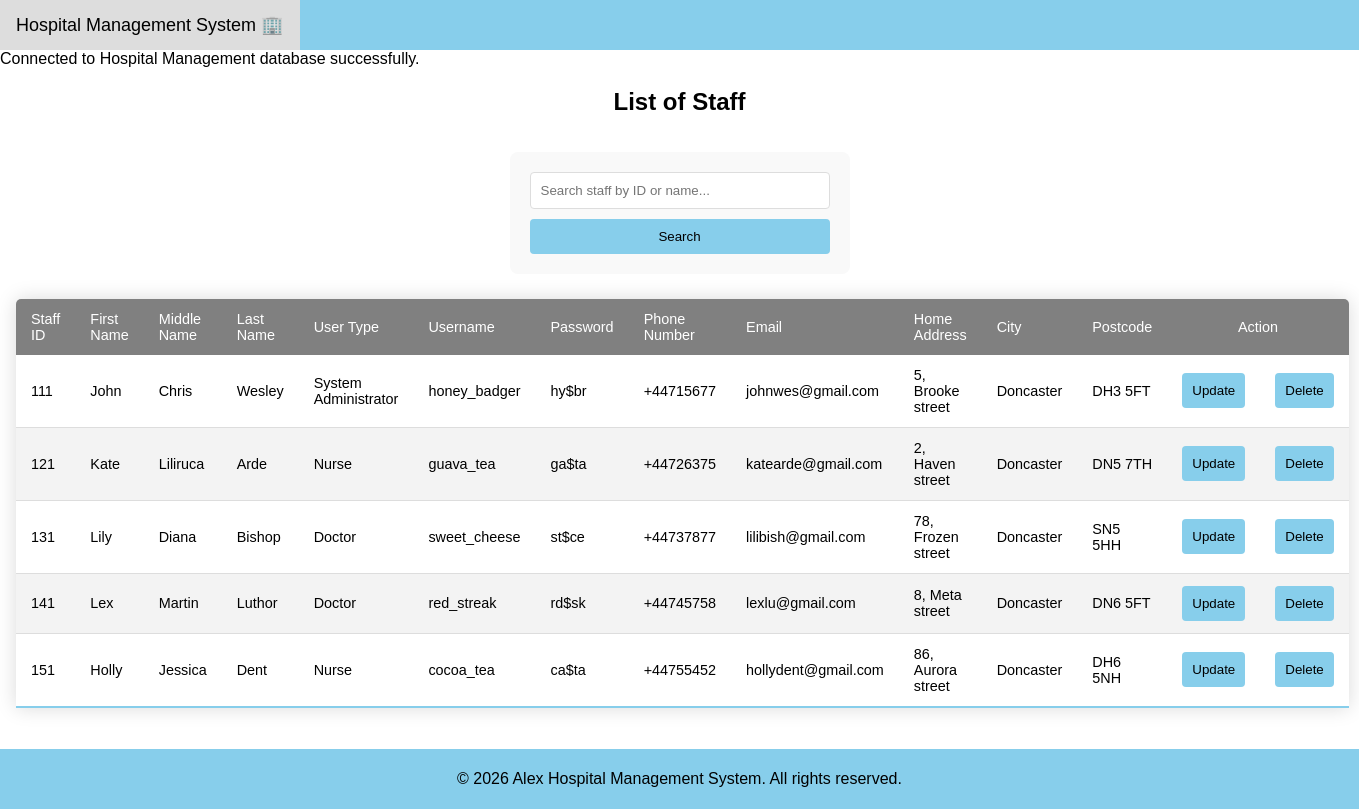
The app's page /viewStaff.php with its own data.
### tables this page shows
CREATE TABLE STAFF 
( 
staffID INTEGER PRIMARY KEY, 
firstName TEXT NOT NULL, 
middleName TEXT NOT NULL, 
lastName TEXT NOT NULL, 
userType TEXT NOT NULL, 
username TEXT NOT NULL UNIQUE, 
password TEXT NOT NULL, 
phoneNumber TEXT NOT NULL UNIQUE, 
email TEXT NOT NULL UNIQUE, 
homeAddress TEXT NOT NULL,
city TEXT NOT NULL, 
postcode TEXT NOT NULL 
);

### viewStaff.php (the view, shortened to what this page needs)
<!DOCTYPE html>
<html lang="en">
<head>
    <link rel="stylesheet" href="style.css" />
</head>
<body>
    <?php include("NavBar.php"); require_once("functions.php"); ?>
    <div>
        <h2 class="centered-header">List of Staff</h2>
    </div>
    <div class="main">
        <form method="GET">
            <input type="text" name="search" placeholder="Search staff by ID or name...">
            <button type="submit">Search</button>
        </form>
        <?php
            $db = new SQLite3('hospital_management_2.db');
            $searchTerm = $_GET['search'] ?? '';
            if ($searchTerm) {
                if (is_numeric($searchTerm)) {
                    $select_query = "SELECT * FROM STAFF WHERE staffID = :search";
                } else {
                    $select_query = "SELECT * FROM STAFF WHERE firstName LIKE :search OR lastName LIKE :search";
                }
                $stmt = $db->prepare($select_query);
                if (is_numeric($searchTerm)) {
                    $stmt->bindValue(':search', $searchTerm, SQLITE3_INTEGER);
                } else {
                    $stmt->bindValue(':search', '%' . $searchTerm . '%', SQLITE3_TEXT);
                }
                $result = $stmt->execute();
            } else {
                $select_query = "SELECT * FROM STAFF";
                $result = $db->query($select_query);
            }
            echo "<table>";
            echo " <thead> <tr>
                <td>Staff ID</td>
                <td>First Name</td>
                <td>Middle Name</td>
                <td>Last Name</td>
                <td>User Type</td>
                <td>Username</td>
                <td>Password</td>
                <td>Phone Number</td>
                <td>Email</td>
                <td>Home Address</td>
                <td>City</td>
                <td>Postcode</td>
                <td style ='text-align: center' colspan='2'> Action </td>
            </tr> </thead>";
            echo "<tbody>";
            while ($row = $result->fetchArray(SQLITE3_ASSOC)) {
                $id = $row['staffID'];
                $fname = $row['firstName'];
                $mname = $row['middleName'];
                $lname = $row['lastName'];
                $userType = $row['userType'];
                $username = $row['username'];
                $password = $row['password'];
                $phoneNo = $row['phoneNumber'];
                $emailaddress = $row['email'];
                $homeaddress = $row['homeAddress'];
                $city = $row['city'];
                $postcode = $row['postcode'];
                echo "<tr>
                    <td>$id</td>
                    <td>$fname</td>
                    <td>$mname</td>
                    <td>$lname</td>
                    <td>$userType</td>
                    <td>$username</td>
                    <td>$password</td>
                    <td>$phoneNo</td>
                    <td>$emailaddress</td>
                    <td>$homeaddress</td>
                    <td>$city</td>
                    <td>$postcode</td>
                    <td><a href='updateStaff.php?id=$id'><button>Update</button></a></td>
                    <td><a href='deleteStaff.php?id=$id' onclick='return confirm(\"Are you sure you want to delete this staff?\")'><button>Delete</button></a></td>
                </tr>";
            }
            echo "</tbody></table>";
        ?>
    </div>
    <footer>
        <div class=footer style="text-align: center;"> &copy; 2026 Alex Hospital Management System. All rights reserved. </div>
    </footer>
</body>
</html>

### style.css (style rules this page uses)
body { font-family: Arial, sans-serif; display: flex; flex-direction: column; min-height: 100vh; margin: 0; }
.centered-header { text-align: center; }
.footer { bottom: 0; width: 100%; white-space: nowrap; line-height: 60px; background-color: skyblue; }
.main { flex: 1; padding: 1rem; }
form { width: 300px; margin: 0 auto; padding: 20px; background: #f9f9f9; border-radius: 8px; max-width: 500px; }
input[type="text"], input[type="number"], input[type="date"], input[type="email"], input[type="submit"], select { width: calc(100% - 22px); padding: 10px; margin-bottom: 10px; border: 1px solid #ddd; border-radius: 4px; }
button { width: 100%; padding: 10px; background-color: skyblue; color: white; border: none; border-radius: 4px; cursor: pointer; color: black; }
table { width: 100%; border-collapse: collapse; margin: 25px 0; font-size: 0.9em; min-width: 400px; border-radius: 5px 5px 0 0; overflow: hidden; box-shadow: 0 0 20px rgba(0, 0, 0, 0.15); }
thead tr { background-color: grey; color: #ffffff; text-align: left; }
td { padding: 12px 15px; }
tbody tr { border-bottom: 1px solid #dddddd; }
tbody tr:nth-of-type(even) { background-color: #f3f3f3; }
tbody tr:last-of-type { border-bottom: 2px solid skyblue; }
h2 { text-align: center; }

### records on screen
staff: staffID "111", firstName "John", middleName "Chris", lastName "Wesley", userType "System Administrator", username "honey_badger", password "hy$br", phoneNumber "+44715677", email "johnwes@gmail.com", homeAddress "5, Brooke street", city "Doncaster", postcode "DH3 5FT"
staff: staffID "121", firstName "Kate", middleName "Liliruca", lastName "Arde", userType "Nurse", username "guava_tea", password "ga$ta", phoneNumber "+44726375", email "katearde@gmail.com", homeAddress "2, Haven street", city "Doncaster", postcode "DN5 7TH"
staff: staffID "131", firstName "Lily", middleName "Diana", lastName "Bishop", userType "Doctor", username "sweet_cheese", password "st$ce", phoneNumber "+44737877", email "lilibish@gmail.com", homeAddress "78, Frozen street", city "Doncaster", postcode "SN5 5HH"
staff: staffID "141", firstName "Lex", middleName "Martin", lastName "Luthor", userType "Doctor", username "red_streak", password "rd$sk", phoneNumber "+44745758", email "lexlu@gmail.com", homeAddress "8, Meta street", city "Doncaster", postcode "DN6 5FT"
staff: staffID "151", firstName "Holly", middleName "Jessica", lastName "Dent", userType "Nurse", username "cocoa_tea", password "ca$ta", phoneNumber "+44755452", email "hollydent@gmail.com", homeAddress "86, Aurora street", city "Doncaster", postcode "DH6 5NH"
